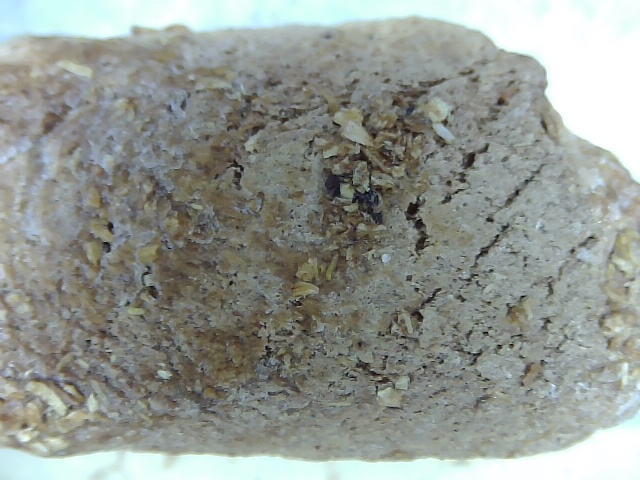
#> input picture PTLogging/MVImages/c_20250523_153036.jpg, 640 x 480 px
$ python -i layer_dimension.py   (imports and definitions only)
#> lines starting #> are read from the running program, lines starting #| are printed output that depends on the picture; after the words box and inside, x2 and y2 are one past the last pixel; in counts of white or black regions, pixels touching at a corner belong together
#> further down, picture is the input picture: shape (480, 640, 3); mean B, G, R 146.4, 152.4, 147.1
import cv2
import numpy as np
import os
import csv
from datetime import datetime

# Constants
IMAGE_DIR = "MVImages"
CSV_FILE = os.path.join(IMAGE_DIR, "measurement_log.csv")
PIXELS_PER_MM = 13.8# Calibration factor (can be improved with known object)

# Ensure image directory exists
# [7 lines not run here, left out]

def get_timestamp():
    return datetime.now().strftime("%Y%m%d_%H%M%S")

# [10 lines left out: function log_measurements_to_csv, not called in this run]

def preprocess_image(image):
    gray = cv2.cvtColor(image, cv2.COLOR_BGR2GRAY)
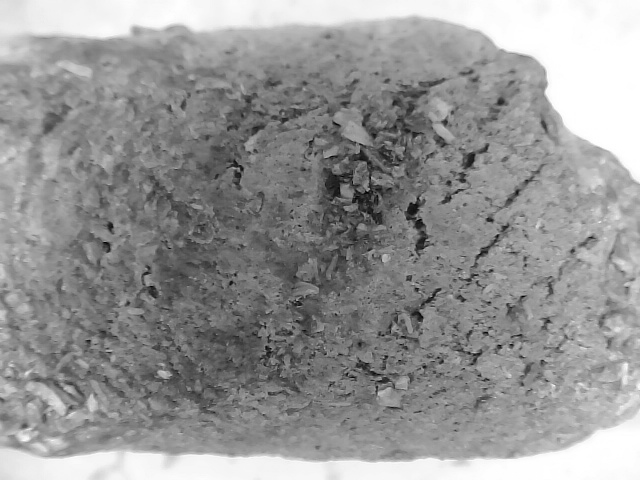
#> gray: shape (480, 640); min 0, max 255, mean 150.1
    blurred = cv2.GaussianBlur(gray, (5, 5), 0)

    edges = cv2.Canny(blurred, 50, 150)
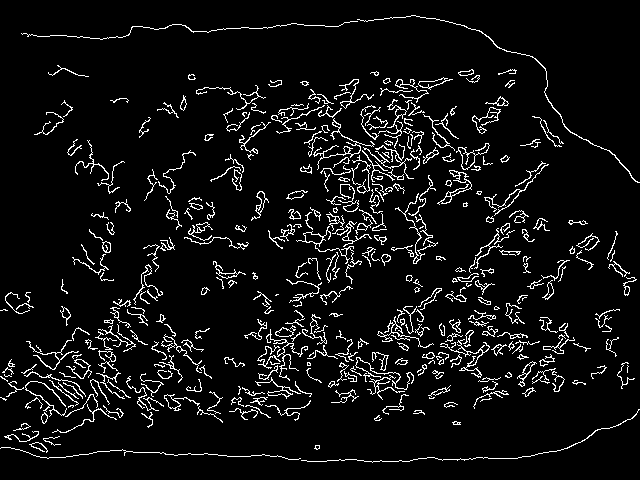
#> edges: shape (480, 640); 6.6% white in thin lines or dots
    kernel = np.ones((3, 3), np.uint8)
    closed = cv2.morphologyEx(edges, cv2.MORPH_CLOSE, kernel, iterations=2)
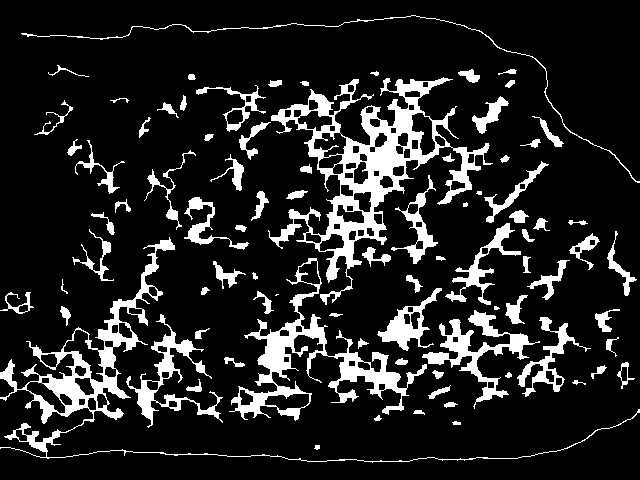
#> closed: shape (480, 640); 14% white; 86 white regions (2 under 20 px)
    return closed

def measure_object(image):
    processed = preprocess_image(image)
    contours, _ = cv2.findContours(processed, cv2.RETR_EXTERNAL, cv2.CHAIN_APPROX_SIMPLE)
#> contours = 86 contours, 13 with area under 20; largest, box (x1, y1, x2, y2) and area: (268, 77, 493, 305) 14472, (0, 237, 640, 463) 7385, (229, 258, 427, 421) 5887, (422, 310, 540, 409) 2227, (126, 314, 223, 428) 1828

    contours = [cnt for cnt in contours if cv2.contourArea(cnt) > 500]
#> contours = 11 contours; largest, box (x1, y1, x2, y2) and area: (268, 77, 493, 305) 14472, (0, 237, 640, 463) 7385, (229, 258, 427, 421) 5887, (422, 310, 540, 409) 2227, (126, 314, 223, 428) 1828
    if not contours:
        print("No significant contours found.")
        return None, None, None

    largest = max(contours, key=cv2.contourArea)
#> largest = contour of 996 points, box (x1, y1, x2, y2) (268, 77, 493, 305), area 14472
    x, y, w, h = cv2.boundingRect(largest)
#> x = 268; y = 77; w = 225; h = 228
    return w / PIXELS_PER_MM, h / PIXELS_PER_MM, (x, y, w, h)

# [61 lines left out: functions annotate_and_save, process_image, main, not called in this run]

# [2 lines not run here, left out]

>>> import cv2
>>> picture = cv2.imread('MVImages/c_20250523_153036.jpg')
>>> result = measure_object(picture)
#> result = (16.3, 16.52, (268, 77, 225, 228))

$ run again, on PTLogging/MVImages/c_20250523_153250.jpg
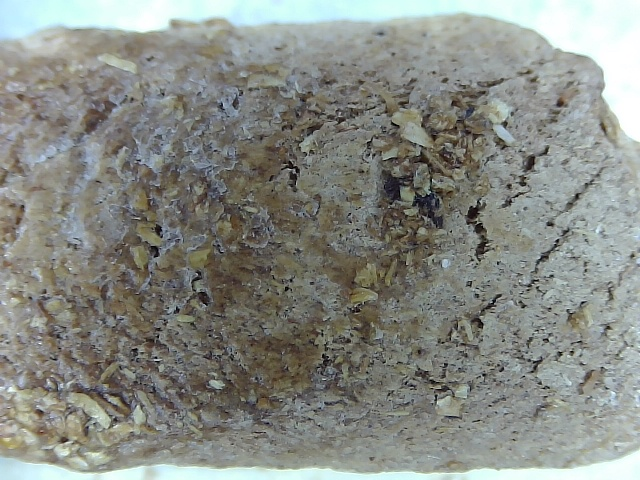
#> input picture PTLogging/MVImages/c_20250523_153250.jpg, 640 x 480 px
#> picture is the input picture: shape (480, 640, 3); mean B, G, R 133.1, 139.1, 135.9
#> in preprocess_image, `edges = cv2.Canny(blurred, 50, 150)`:
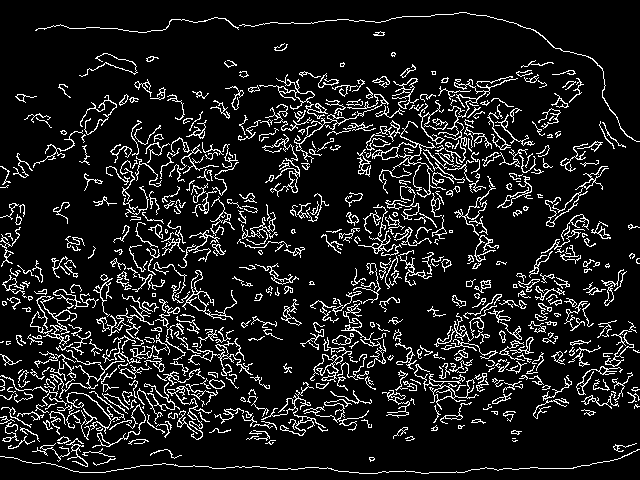
#> edges: shape (480, 640); 11% white in thin lines or dots
#> in preprocess_image, `closed = cv2.morphologyEx(edges, cv2.MORPH_CLOSE, kernel, iterations=2)`:
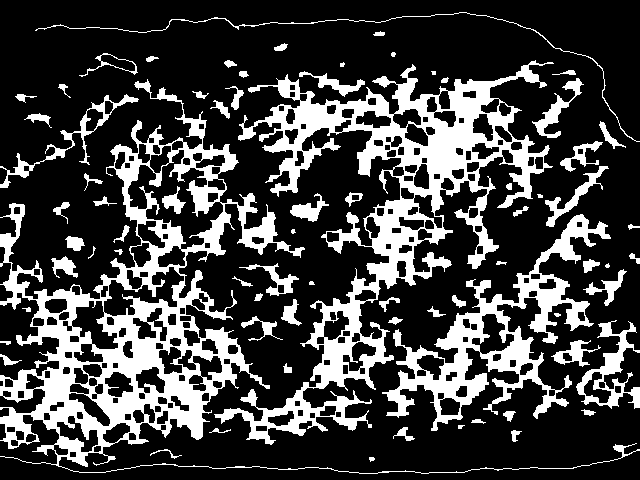
#> closed: shape (480, 640); 25.6% white; 74 white regions (6 under 20 px)
#> in measure_object, `contours, _ = cv2.findContours(processed, cv2.RETR_EXTERNAL, cv2.CHAIN..`: contours = 73 contours, 16 with area under 20; largest, box (x1, y1, x2, y2) and area: (0, 79, 640, 474) 44312, (214, 60, 554, 445) 33288, (382, 214, 611, 431) 12152, (576, 320, 640, 409) 1926, (0, 94, 139, 188) 1288
#> in measure_object, `contours = [cnt for cnt in contours if cv2.contourArea(cnt) > 500]`: contours = 7 contours; box (x1, y1, x2, y2) and area: (0, 79, 640, 474) 44312, (214, 60, 554, 445) 33288, (382, 214, 611, 431) 12152, (576, 320, 640, 409) 1926, (0, 94, 139, 188) 1288, (532, 78, 584, 138) 620, (545, 166, 609, 227) 597
#> largest = contour of 2027 points, box (x1, y1, x2, y2) (0, 79, 640, 474), area 44312
#> x = 0; y = 79; w = 640; h = 395
#> result = (46.38, 28.62, (0, 79, 640, 395))
